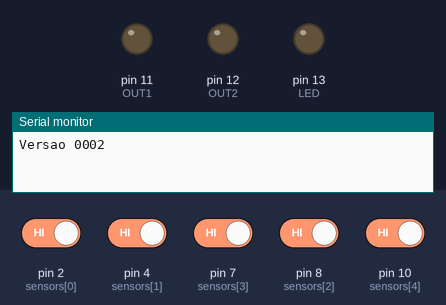
The sketch below on a simulated Arduino Uno, built with avr-gcc and run on an emulated ATmega328P. Parts: output pins drawn as LEDs (lit = HIGH), the last lines printed to the serial monitor. The inputs (shaded band) are chosen by the test bench; at power-on: pin 2 (sensors[0]), pin 4 (sensors[1]), pin 7 (sensors[3]), pin 8 (sensors[2]), pin 10 (sensors[4]) HIGH.

Above: at 0.8 s.
0.9 s: pin 7 (sensors[3]) driven LOW
At 3.7 s:
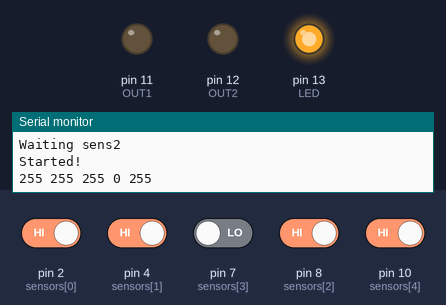
Timing chart, 0 to 9.9 s (numbered marks = the images above; inputs shaded):
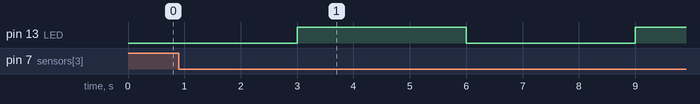

The sketch:

portao.ino
```cpp
/*

 */

const int OUT1 = 11;
const int OUT2 = 12;

const int LED = 13;

// limite para o portao abrir, em segundos
const int LIMITE_ABERTURA = 15;

// limite entre um sinal e outro, em milisegundos
const int LIMITE_SINAL = 30 * 1000;

// limite que o portao pode ficar aberto, em segundos.
const int LIMITE_ABERTO = 3 * 60;

// Consts for the sensorState array
const int IN1 = 0;
const int IN2 = 1;

const int SENS1 = 2;
const int SENS2 = 3;

const int KEY = 4;

const byte SENSORS = 5;

// The pins
const int sensors[] = {2,4,8,7,10};
byte sensorState[SENSORS] = {0xFF,0xFF,0xFF,0xFF};

unsigned long debounce[SENSORS] = {0,0,0,0,0};
byte debounceState[SENSORS] = {0xFF,0xFF,0xFF,0xFF,0xFF};
byte reportState[SENSORS]   = {0xFF,0xFF,0xFF,0xFF,0xFF};

const int ON = 0x00;
const int OFF = 0xFF;

unsigned long lastSensorCheck = 0;

void checkStates()
{
  if (millis() - lastSensorCheck > 50)
  {
    lastSensorCheck = millis();
    for (int i=0; i<SENSORS; i++)
    {
      int val = digitalRead(sensors[i]);
      byte state = sensorState[i];
      state <<= 1;
      if (val == HIGH)
      {
        state |= 1;
      }
      sensorState[i] = state;
    }

    for (int i=0; i<2; i++)
    {
      if (sensorState[i] == ON)
      {
        debounceState[i] = ON;
        debounce[i] = millis();
      }
      else if (debounceState[i] == ON && millis() - debounce[i] > 5000)
      {
        debounceState[i] = OFF;
      }
    }

    for (int i=2;i<SENSORS;i++)
    {
      if (sensorState[i] == ON)
      {
        debounceState[i] = ON;
      }
      else if (sensorState[0] == OFF)
      {
        debounceState[i] = OFF;
      }
    }
  }
}

unsigned long lastLedBlink = 0;
int ledPeriod = 5000;
byte ledState;

void checkLed()
{
  if (millis() - lastLedBlink > ledPeriod)
  {
    lastLedBlink = millis();
    if (ledState == HIGH)
      ledState = LOW;
    else
      ledState = HIGH;

    digitalWrite(LED, ledState);
  }
}

byte ignoreSensors = 0;

void checkViolations()
{
  if (ignoreSensors & 0x01 == 0)
  {
    if (debounceState[SENS1] == OFF)
    {
      Serial.println("Portao 1 abriu sem comando!!!!!!");
      // TODO: Soar alarme
    }
  }

  if (ignoreSensors & 0x02 == 0)
  {
    if (debounceState[SENS2] == OFF)
    {
      Serial.println("Portao 2 abriu sem comando!!!!!!");
      // TODO: Soar alarme
    }
  }
}

unsigned long lastStateReport = 0;

void reportStates()
{
  if (millis() - lastStateReport > 1000)
  {
    lastStateReport = millis();
    boolean report = false;
    for (int i=0; i<SENSORS; i++)
    {
      if (debounceState[i] != reportState[i])
      {
        report = true;
        reportState[i] = debounceState[i];
      }
    }

    if (report)
    {
      for (int i=0; i<SENSORS; i++)
      {
        Serial.print(debounceState[i]);
        Serial.print(" ");
      }
      Serial.println("");
    }
  }
}

void checkAll()
{
  checkStates();
  checkLed();
  checkViolations();
  reportStates();
}

// Timeout is in seconds
boolean waitUntil(byte sensor, byte state, int timeout, boolean forever)
{
  if (!forever && timeout <= 0)
    return false;

  unsigned long millistimeout = 1000l * timeout;
  unsigned long start = millis();
  while (forever || (millis() - start) < millistimeout)
  {
    checkAll();
    if (debounceState[sensor] == state)
      return true;
//    if ( debounceState[KEY] == ON )
//      return false;
  }
  return false;
}

void setup()
{
  pinMode(OUT1, OUTPUT);
  digitalWrite(OUT1, LOW);
  pinMode(OUT2, OUTPUT);
  digitalWrite(OUT2, LOW);
  pinMode(LED, OUTPUT);
  for (int i=0; i<SENSORS; i++) {
    pinMode(sensors[i], INPUT);
    digitalWrite(sensors[i], HIGH);
  }

  //start serial connection
  Serial.begin(9600);

  Serial.println("Versao 0002");
  ignoreSensors = 0x03;

  unsigned long start = millis();
  while ( (millis() - start) < 2000 ) {
    checkAll();
  }

  //Serial.println("Waiting sens1");
  //waitUntil(SENS1, ON, 0, true);
  Serial.println("Waiting sens2");
  waitUntil(SENS2, ON, 0, true);
  Serial.println("Started!");
  ignoreSensors = 0;
  ledPeriod = 3000;
}

void openAndWait(int out, byte sensor, byte portao)
{
  Serial.print("Abrindo portao ");
  Serial.println(portao);
  ledPeriod = 1000;
  unsigned long start = millis();
  while (true)
  {
    digitalWrite(out, HIGH);
    int limite = LIMITE_ABERTURA - (int)((millis() - start) / 1000);
    if ( sensor == SENS1 )
      limite = 1;
    if (!waitUntil(sensor, OFF, limite , false))
    {
      digitalWrite(out, LOW);
      Serial.println("Portao NAO ABRIU!");
      break;
    }
    else
    {
      delay(1000);
      digitalWrite(out, LOW);
      if (waitUntil(sensor, ON, 2, false))
      {
        Serial.println("debounce");
        continue;
      }

      ledPeriod = 500;
      Serial.println("Portao aberto");
      break;
    }
  }

  while (true)
  {
    if ( sensor == SENS1 )
        break;

    if (waitUntil(sensor, ON, LIMITE_ABERTO, false))
    {
      Serial.println("Portao fechou");
      break;
    }
    else
    {
      ledPeriod = 200;
      Serial.println("Portao NAO FECHOU!");
      // TODO: soar alarme aqui!
    }
  }

  ledPeriod = 3000;
}

unsigned long lastSignal1 = 0;
unsigned long lastSignal2 = 0;

void loop()
{
  checkAll();
  if (debounceState[IN1] == ON && (millis() - lastSignal1) > LIMITE_SINAL)
  {
    ignoreSensors = 1;
    openAndWait(OUT1, SENS1, 1);
    ignoreSensors = 0;
    waitUntil(IN1, OFF, 0, true);
    lastSignal1 = millis();
  }
  else if (debounceState[IN2] == ON && (millis() - lastSignal2) > LIMITE_SINAL)
  {
    ignoreSensors = 2;
    openAndWait(OUT2, SENS2, 2);
    ignoreSensors = 0;
    waitUntil(IN2, OFF, 0, true);
    lastSignal2 = millis();
  }
/*  else if ( debounceState[KEY] == ON ) {
    ignoreSensors = 1;
    openAndWait(OUT1, SENS1, 1);
    ignoreSensors = 0;
    waitUntil(IN1, OFF, 0, true);
    lastSignal1 = millis();
  }
  */
}
```

Measured:
- after the input at 0.9 s, pin 13 (LED): LOW → HIGH after 2.1 s instead of 4.1 s
